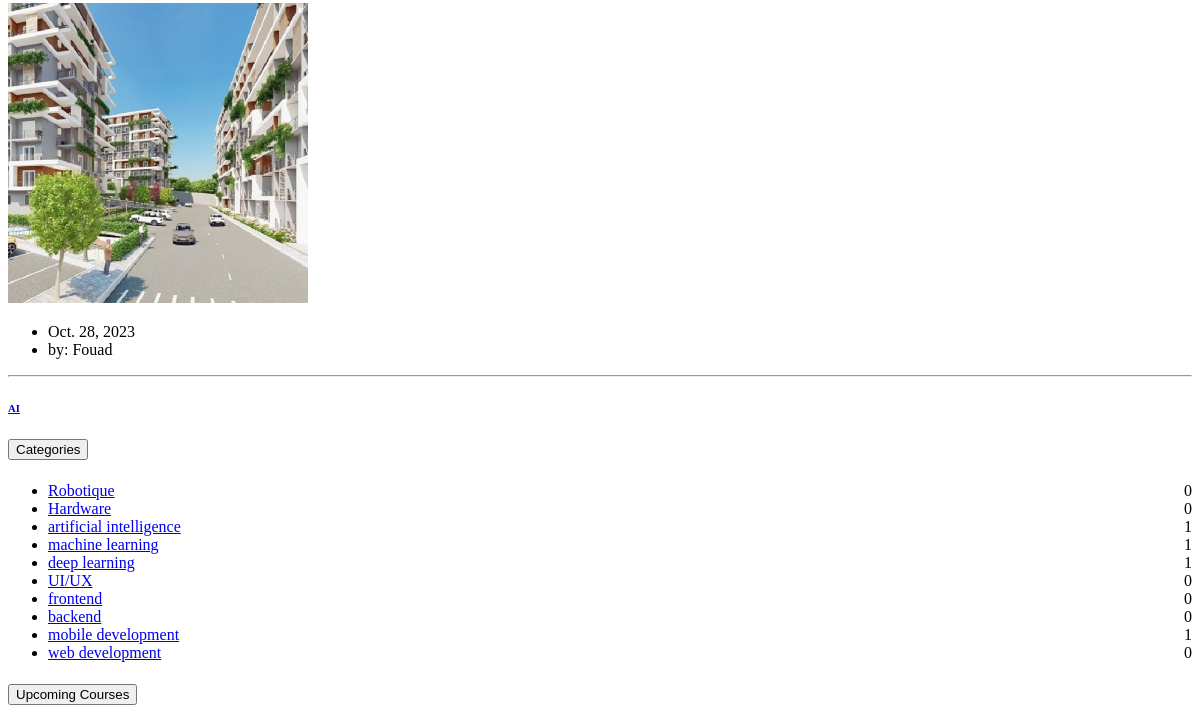
/mycourses/ (signed in, lower part), run on an earlier commit of the app's database.
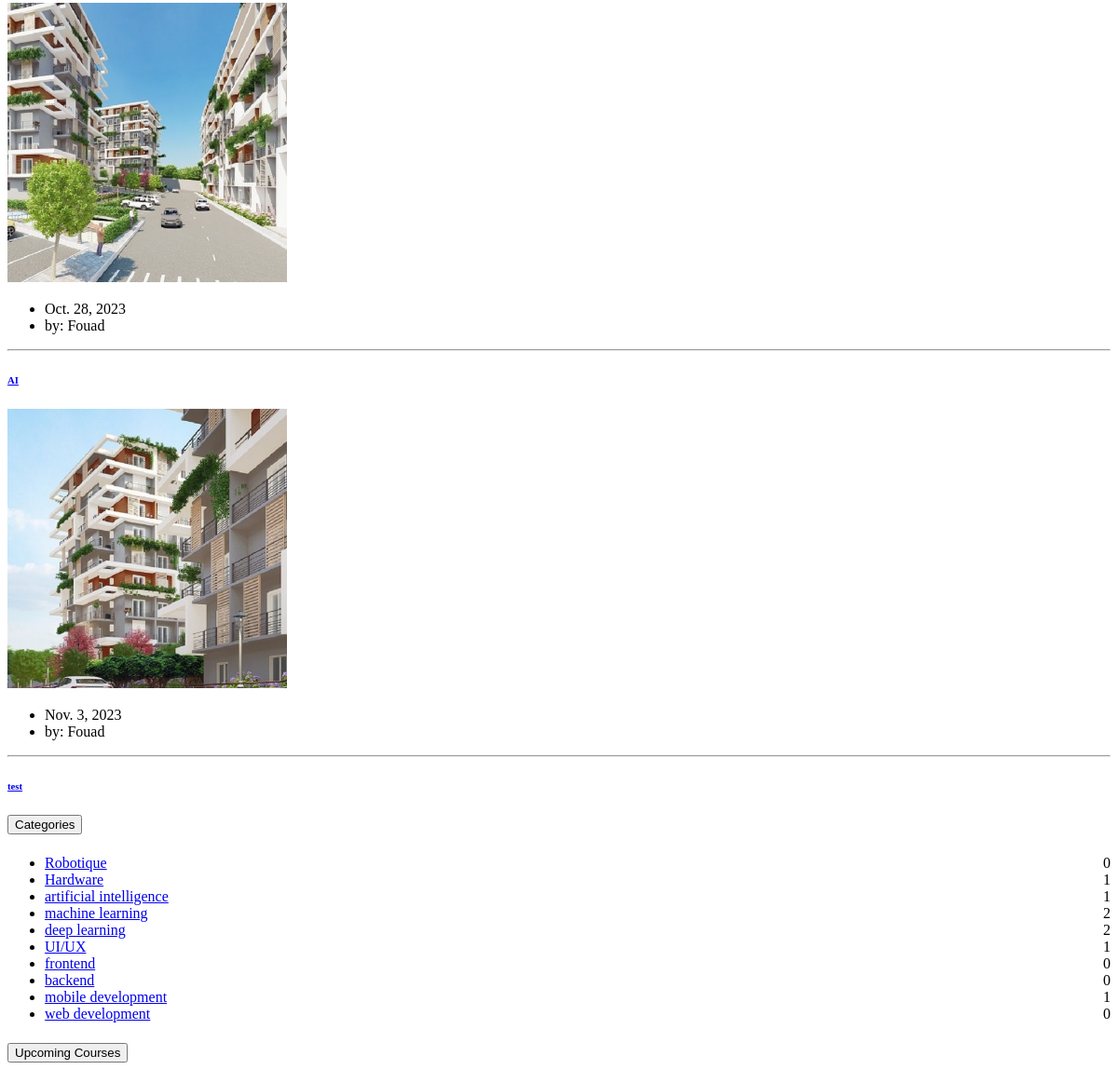
And on a later commit of the database.
### cubaapp/models.py (models this page shows, shortened)
class Formation(models.Model):
    title = models.CharField(max_length=255)
    image = models.ImageField(upload_to='formation_images/')
    formateur = models.ForeignKey(Formateur, on_delete=models.CASCADE)
    date = models.DateField()
    tags = models.ManyToManyField(Tag, blank=True)
    is_for_kids = models.BooleanField(default=False)

class Formateur(models.Model):
    user = models.OneToOneField(User, on_delete=models.CASCADE)
    image = models.ImageField(upload_to='formateur_images/')
    job = models.CharField(max_length=255)
    email = models.EmailField()
    phone = models.CharField(max_length=15)
    description = models.TextField()

class Tag(models.Model):
    name = models.CharField(max_length=50)

### cubaapp/views.py (the view)
# urls.py: path('mycourses/', views.mycourses, name="mycourses"),
@login_required(login_url="/login_home")
def mycourses(request):
    formateur = Formateur.objects.get(user=request.user)
    formations = Formation.objects.filter(formateur=formateur)
    all_tags = Tag.objects.annotate(num_formations=Count('formation'))
    upcoming_formations = Formation.objects.filter(date__gte=Now()).order_by('date')[:3]
    context = {
        'upcoming_formations':upcoming_formations,
        'formations': formations,
        'all_tags':all_tags,
    }
    return render(request,'pages/courses/index2.html',context)

### cubaapp/templates/pages/courses/index2.html (shortened to what this page needs)
{% extends 'base.html' %}
{% load static %}
{% load sass_tags %}
{% block content %}
<div class="page-body">
      <div class="container-fluid" style="padding-top: 30px;">
            <div class="row">
                  <div class="col-xl-9 xl-60">
                        <div class="row">
                              {% include "pages/courses/components2/learning-list.html" %}
                        </div>
                  </div>
                  {% include "pages/courses/components2/find-course.html" %}
            </div>
      </div>
</div>
{% endblock %}

### cubaapp/templates/pages/courses/components2/learning-list.html
{% load static %}
{% load sass_tags %}
{% for formation in formations %}
<div class="col-xl-4 xl-50 col-sm-6 box-col-6">
  <div class="card">
    <div class="blog-box blog-grid text-center product-box">
      <div class="product-img"><img class="img-fluid top-radius-blog" style="height: 300px;" src="{{ formation.image.url }}"
          alt="">
      </div>
      <div class="blog-details-main">
        <ul class="blog-social">
          <li>{{ formation.date }}</li>
          <li>by: {{ formation.formateur.user.username }}</li>
        </ul>
        <hr>
        <a href="{% url 'analyse' formation.id%}"><h6 class="blog-bottom-details">{{ formation.title }}</h6></a>
      </div>
    </div>
  </div>
</div>
{% endfor %}

### cubaapp/templates/pages/courses/components2/find-course.html (shortened to what this page needs)
{% load static %}
{% load sass_tags %}
<div class="col-xl-3 xl-40">
  <div class="default-according style-1 faq-accordion job-accordion" id="accordionoc">
    <div class="row">
      <div class="col-xl-12">
        <div class="card">
          <div class="card-header">
            <h5 class="mb-0">
              <button class="btn btn-link" data-bs-toggle="collapse" data-bs-target="#collapseicon1"
                aria-expanded="true" aria-controls="collapseicon1">Categories</button>
            </h5>
          </div>
          <div class="collapse show" id="collapseicon1" aria-labelledby="collapseicon1" data-bs-parent="#accordion">
            <div class="categories">
              <ul>
                {% for tag in all_tags %}
                <li><a href="#">{{ tag.name }} </a><span class="badge badge-primary pull-right">{{ tag.num_formations }}</span>
                </li>
                {% endfor %}
              </ul>
            </div>
          </div>
        </div>
      </div>
      <div class="col-xl-12">
        <div class="card">
          <div class="card-header">
            <h5 class="mb-0">
              <button class="btn btn-link" data-bs-toggle="collapse" data-bs-target="#collapseicon2"
                aria-expanded="true" aria-controls="collapseicon2">Upcoming
                Courses</button>
            </h5>
          </div>
        </div>
      </div>
    </div>
  </div>
</div>

What changed in the data, as far as the page shows it:
added Formation: image (picture), date "Nov. 3, 2023", formateur.user.username "Fouad", title "test"
computed for Tag "Hardware": num_formations "0" → "1"
computed for Tag "machine learning": num_formations "1" → "2"
computed for Tag "deep learning": num_formations "1" → "2"
computed for Tag "UI/UX": num_formations "0" → "1"
